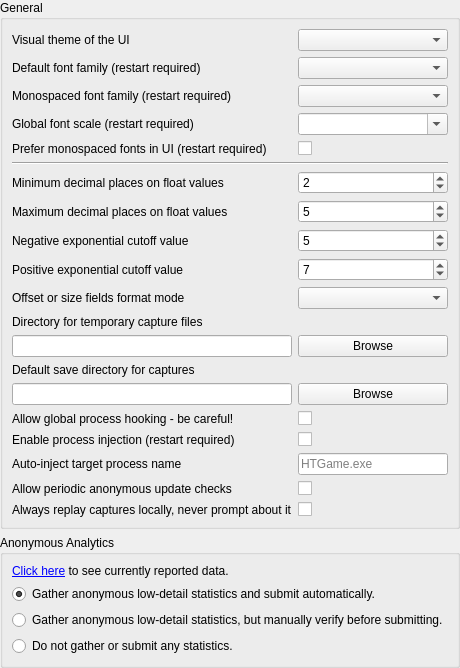
     <widget class="QWidget" name="general">
      <attribute name="title">
       <string>General</string>
      </attribute>
      <layout class="QVBoxLayout" name="verticalLayout_3">
       <property name="leftMargin">
        <number>0</number>
       </property>
       <property name="topMargin">
        <number>0</number>
       </property>
       <property name="rightMargin">
        <number>0</number>
       </property>
       <property name="bottomMargin">
        <number>0</number>
       </property>
       <item>
        <widget class="QGroupBox" name="groupBox">
         <property name="title">
          <string>General</string>
         </property>
         <layout class="QGridLayout" name="gridLayout_5">
          <item row="0" column="0">
           <widget class="QLabel" name="UIStyle_label">
            <property name="text">
             <string>Visual theme of the UI</string>
            </property>
           </widget>
          </item>
          <item row="0" column="1">
           <widget class="QComboBox" name="UIStyle">
            <property name="toolTip">
             <string>Selects the theme to display the UI in. These themes are available:&lt;br&gt;</string>
            </property>
            <property name="insertPolicy">
             <enum>QComboBox::NoInsert</enum>
            </property>
            <property name="sizeAdjustPolicy">
             <enum>QComboBox::AdjustToContents</enum>
            </property>
           </widget>
          </item>
          <item row="1" column="0">
           <widget class="QLabel" name="label_20">
            <property name="toolTip">
             <string>The default font family to be used for text. This will be overridden by the default monospace font if the below option for monospace override is chosen.</string>
            </property>
            <property name="text">
             <string>Default font family (restart required)</string>
            </property>
           </widget>
          </item>
          <item row="1" column="1">
           <widget class="QComboBox" name="Font_Family">
            <property name="toolTip">
             <string>The default font family to be used for text. This will be overridden by the default monospace font if the below option for monospace override is chosen.</string>
            </property>
           </widget>
          </item>
          <item row="2" column="0">
           <widget class="QLabel" name="label_21">
            <property name="toolTip">
             <string>The default font family to be used for monospaced text, typically code display or tables of buffer data. If the below option for monospace override is chosen this font will be used for those extra places.</string>
            </property>
            <property name="text">
             <string>Monospaced font family (restart required)</string>
            </property>
           </widget>
          </item>
          <item row="2" column="1">
           <widget class="QComboBox" name="Font_MonoFamily">
            <property name="toolTip">
             <string>The default font family to be used for monospaced text, typically code display or tables of buffer data. If the below option for monospace override is chosen this font will be used for those extra places.</string>
            </property>
           </widget>
          </item>
          <item row="3" column="0">
           <widget class="QLabel" name="label_27">
            <property name="toolTip">
             <string>A global scale for all fonts in the program. This will only scale text, icons and other UI elements will be scaled according to DPI settings as normal.</string>
            </property>
            <property name="text">
             <string>Global font scale (restart required)</string>
            </property>
           </widget>
          </item>
          <item row="3" column="1">
           <widget class="QComboBox" name="Font_GlobalScale">
            <property name="toolTip">
             <string>A global scale for all fonts in the program. This will only scale text, icons and other UI elements will be scaled according to DPI settings as normal.</string>
            </property>
            <property name="editable">
             <bool>true</bool>
            </property>
           </widget>
          </item>
          <item row="4" column="0">
           <widget class="QLabel" name="label_9">
            <property name="toolTip">
             <string>Prefer using a monospace font instead of the default font for places where resource names, action and marker names, and similar pieces of information are displayed.&lt;/p&gt;&lt;p&gt;&lt;br/&gt;&lt;/p&gt;&lt;p&gt;By default a monospaced font will only be used for places where fixed width is important such as code and numerical data displays.</string>
            </property>
            <property name="text">
             <string>Prefer monospaced fonts in UI (restart required)</string>
            </property>
           </widget>
          </item>
          <item row="4" column="1">
           <widget class="QCheckBox" name="Font_PreferMonospaced">
            <property name="toolTip">
             <string>Prefer using a monospace font instead of the default font for places where resource names, action and marker names, and similar pieces of information are displayed.&lt;/p&gt;&lt;p&gt;&lt;br/&gt;&lt;/p&gt;&lt;p&gt;By default a monospaced font will only be used for places where fixed width is important such as code and numerical data displays.</string>
            </property>
            <property name="text">
             <string/>
            </property>
           </widget>
          </item>
          <item row="5" column="0" colspan="2">
           <widget class="Line" name="line">
            <property name="orientation">
             <enum>Qt::Horizontal</enum>
            </property>
           </widget>
          </item>
          <item row="6" column="0">
           <widget class="QLabel" name="label">
            <property name="toolTip">
             <string>At least this many decimal places will be displayed on floats.
e.g. a value of 2 means 0 will display as 0.00, 0.5 as 0.50. A value of 5 would display them as 0.00000 and 0.50000 respectively.</string>
            </property>
            <property name="text">
             <string>Minimum decimal places on float values</string>
            </property>
           </widget>
          </item>
          <item row="6" column="1">
           <widget class="QSpinBox" name="Formatter_MinFigures">
            <property name="toolTip">
             <string>Decimals will display at least this many digits.
e.g. a value of 2 means 0 will display as 0.00, 0.5 as 0.50</string>
            </property>
            <property name="value">
             <number>2</number>
            </property>
           </widget>
          </item>
          <item row="7" column="0">
           <widget class="QLabel" name="label_2">
            <property name="toolTip">
             <string>No more decimal places than this will be displayed on floats.
e.g. a value of 5 means 0.123456789 will display as 0.12345</string>
            </property>
            <property name="text">
             <string>Maximum decimal places on float values</string>
            </property>
           </widget>
          </item>
          <item row="7" column="1">
           <widget class="QSpinBox" name="Formatter_MaxFigures">
            <property name="toolTip">
             <string>No more decimal places than this will be displayed on floats.
e.g. a value of 5 means 0.123456789 will display as 0.12345 and 123.123456789 will display as 123.12345</string>
            </property>
            <property name="value">
             <number>5</number>
            </property>
           </widget>
          </item>
          <item row="8" column="0">
           <widget class="QLabel" name="label_3">
            <property name="toolTip">
             <string>Any numbers smaller than this exponent will be displayed in scientific notation.
E.g. a value of 3 means 0.005 / 10 = 5E-4</string>
            </property>
            <property name="text">
             <string>Negative exponential cutoff value</string>
            </property>
           </widget>
          </item>
          <item row="8" column="1">
           <widget class="QSpinBox" name="Formatter_NegExp">
            <property name="toolTip">
             <string>Any numbers smaller than this exponent will be displayed in scientific notation.
E.g. a value of 3 means 0.005 / 10 = 5E-4</string>
            </property>
            <property name="value">
             <number>5</number>
            </property>
           </widget>
          </item>
          <item row="9" column="0">
           <widget class="QLabel" name="label_4">
            <property name="toolTip">
             <string>Any numbers larger than this exponent will be displayed in scientific notation.
e.g. 1000 * 10 = 1e4</string>
            </property>
            <property name="text">
             <string>Positive exponential cutoff value</string>
            </property>
           </widget>
          </item>
          <item row="9" column="1">
           <widget class="QSpinBox" name="Formatter_PosExp">
            <property name="toolTip">
             <string>Any numbers larger than this exponent will be displayed in scientific notation.
e.g. 1000 * 10 = 1e4</string>
            </property>
            <property name="value">
             <number>7</number>
            </property>
            <property name="displayIntegerBase">
             <number>10</number>
            </property>
           </widget>
          </item>
          <item row="10" column="0">
           <widget class="QLabel" name="label_41">
            <property name="toolTip">
             <string>Formatting mode to use for fields marked as a byte offset or a byte size</string>
            </property>
            <property name="text">
             <string>Offset or size fields format mode</string>
            </property>
           </widget>
          </item>
          <item row="10" column="1">
           <widget class="QComboBox" name="Formatter_OffsetSizeDisplayMode">
            <property name="toolTip">
             <string>Auto: decimal by default and hexadecimal if above a certain threshold, Decimal: always use decimal, Hexadecimal: always use hexadecimal.</string>
            </property>
           </widget>
          </item>
          <item row="11" column="0">
           <widget class="QLabel" name="label_5">
            <property name="toolTip">
             <string>Changes the directory where capture files are saved after being created, until saved manually or deleted.

Defaults to %TEMP%.</string>
            </property>
            <property name="text">
             <string>Directory for temporary capture files</string>
            </property>
           </widget>
          </item>
          <item row="12" column="0">
           <widget class="QLineEdit" name="tempDirectory">
            <property name="toolTip">
             <string>Changes the directory where capture files are saved after being created, until saved manually or deleted.

Defaults to %TEMP%.</string>
            </property>
           </widget>
          </item>
          <item row="12" column="1">
           <widget class="QPushButton" name="browseTempCaptureDirectory">
            <property name="toolTip">
             <string>Changes the directory where capture files are saved after being created, until saved manually or deleted.

Defaults to %TEMP%.</string>
            </property>
            <property name="text">
             <string>Browse</string>
            </property>
           </widget>
          </item>
          <item row="13" column="0">
           <widget class="QLabel" name="label_6">
            <property name="toolTip">
             <string>Changes the default directory for the save dialog when saving capture files.

Defaults to blank, which follows system default behaviour.</string>
            </property>
            <property name="text">
             <string>Default save directory for captures</string>
            </property>
           </widget>
          </item>
          <item row="14" column="0">
           <widget class="QLineEdit" name="saveDirectory">
            <property name="toolTip">
             <string>Changes the default directory for the save dialog when saving capture files.

Defaults to blank, which follows system default behaviour.</string>
            </property>
           </widget>
          </item>
          <item row="14" column="1">
           <widget class="QPushButton" name="browseSaveCaptureDirectory">
            <property name="toolTip">
             <string>Changes the default directory for the save dialog when saving capture files.

Defaults to blank, which follows system default behaviour.</string>
            </property>
            <property name="text">
             <string>Browse</string>
            </property>
           </widget>
          </item>
          <item row="15" column="0">
           <widget class="QLabel" name="globalHookLabel">
            <property name="toolTip">
             <string>Enables functionality on the capture application window that will insert RenderDoc automatically
into all new processes created - then inject into the target (matching) executable.

Useful for capturing programs indirectly that can't easily be launched directly by RenderDoc

Since this is a global system hook it must be used carefully and only when necessary!</string>
            </property>
            <property name="text">
             <string>Allow global process hooking - be careful!</string>
            </property>
           </widget>
          </item>
          <item row="15" column="1">
           <widget class="QCheckBox" name="AllowGlobalHook">
            <property name="toolTip">
             <string>Enables functionality on the capture application window that will insert RenderDoc automatically
into all new processes created - then inject into the target (matching) executable.

Useful for capturing programs indirectly that can't easily be launched directly by RenderDoc

Since this is a global system hook it must be used carefully and only when necessary!</string>
            </property>
            <property name="text">
             <string/>
            </property>
           </widget>
          </item>
          <item row="16" column="0">
           <widget class="QLabel" name="injectProcLabel">
            <property name="toolTip">
             <string>Enables the ability to inject into processes on windows.

Injecting into processes can be unreliable and should only be used as a last resort when no other
methods succeed, it should not be used as a primary method of launching applications. Instead the
program should be launched through RenderDoc via the Launch Process panel.</string>
            </property>
            <property name="text">
             <string>Enable process injection (restart required)</string>
            </property>
           </widget>
          </item>
          <item row="16" column="1">
           <widget class="QCheckBox" name="AllowProcessInject">
            <property name="toolTip">
             <string>Enables the ability to inject into processes on windows.

Injecting into processes can be unreliable and should only be used as a last resort when no other
methods succeed, it should not be used as a primary method of launching applications. Instead the
program should be launched through RenderDoc via the Launch Process panel.</string>
            </property>
            <property name="text">
             <string/>
            </property>
           </widget>
          </item>
          <item row="17" column="0">
           <widget class="QLabel" name="autoInjectTargetLabel">
            <property name="toolTip">
             <string>Sets the executable name that RenderDoc will look for when the auto-inject menu action is enabled.</string>
            </property>
            <property name="text">
             <string>Auto-inject target process name</string>
            </property>
           </widget>
          </item>
          <item row="17" column="1">
           <widget class="QLineEdit" name="AutoInjectTargetProcessName">
            <property name="toolTip">
             <string>Sets the executable name that RenderDoc will look for when the auto-inject menu action is enabled.</string>
            </property>
            <property name="placeholderText">
             <string>HTGame.exe</string>
            </property>
           </widget>
          </item>
          <item row="18" column="0">
           <widget class="QLabel" name="label_8">
            <property name="toolTip">
             <string>Allows RenderDoc to phone home to https://renderdoc.org to anonymously check for new versions.</string>
            </property>
            <property name="text">
             <string>Allow periodic anonymous update checks</string>
            </property>
           </widget>
          </item>
          <item row="18" column="1">
           <widget class="QCheckBox" name="CheckUpdate_AllowChecks">
            <property name="toolTip">
             <string>Allows RenderDoc to phone home to https://renderdoc.org to anonymously check for new versions.</string>
            </property>
            <property name="text">
             <string/>
            </property>
           </widget>
          </item>
          <item row="19" column="0">
           <widget class="QLabel" name="label_10">
            <property name="toolTip">
             <string>If a capture is marked as being created on a significantly different system (different OS or platform)
as is currently running, then by default the UI will prompt to ask if you want to replay on a remote context.

This option overrides that and will always replay locally if the local context is selected.</string>
            </property>
            <property name="text">
             <string>Always replay captures locally, never prompt about it</string>
            </property>
           </widget>
          </item>
          <item row="19" column="1">
           <widget class="QCheckBox" name="AlwaysReplayLocally">
            <property name="toolTip">
             <string>If a capture is marked as being created on a significantly different system (different OS or platform)
as is currently running, then by default the UI will prompt to ask if you want to replay on a remote context.

This option overrides that and will always replay locally if the local context is selected.</string>
            </property>
            <property name="text">
             <string/>
            </property>
           </widget>
          </item>
          <item row="20" column="1">
           <spacer name="verticalSpacer">
            <property name="orientation">
             <enum>Qt::Vertical</enum>
            </property>
            <property name="sizeHint" stdset="0">
             <size>
              <width>0</width>
              <height>0</height>
             </size>
            </property>
           </spacer>
          </item>
         </layout>
        </widget>
       </item>
       <item>
        <widget class="QGroupBox" name="groupBox_9">
         <property name="title">
          <string>Anonymous Analytics</string>
         </property>
         <layout class="QVBoxLayout" name="verticalLayout_4">
          <item>
           <widget class="QLabel" name="analyticsDescribeLabel">
            <property name="text">
             <string>&lt;html&gt;&lt;head/&gt;&lt;body&gt;&lt;p&gt;&lt;a href=&quot;#analyticsDescribe&quot;&gt;Click here&lt;/a&gt; to see currently reported data.&lt;/p&gt;&lt;/body&gt;&lt;/html&gt;</string>
            </property>
           </widget>
          </item>
          <item>
           <widget class="QRadioButton" name="analyticsAutoSubmit">
            <property name="text">
             <string>Gather anonymous low-detail statistics and submit automatically.</string>
            </property>
            <property name="checked">
             <bool>true</bool>
            </property>
           </widget>
          </item>
          <item>
           <widget class="QRadioButton" name="analyticsManualCheck">
            <property name="text">
             <string>Gather anonymous low-detail statistics, but manually verify before submitting.</string>
            </property>
           </widget>
          </item>
          <item>
           <widget class="QRadioButton" name="analyticsOptOut">
            <property name="text">
             <string>Do not gather or submit any statistics.</string>
            </property>
           </widget>
          </item>
         </layout>
        </widget>
       </item>
      </layout>
     </widget>
